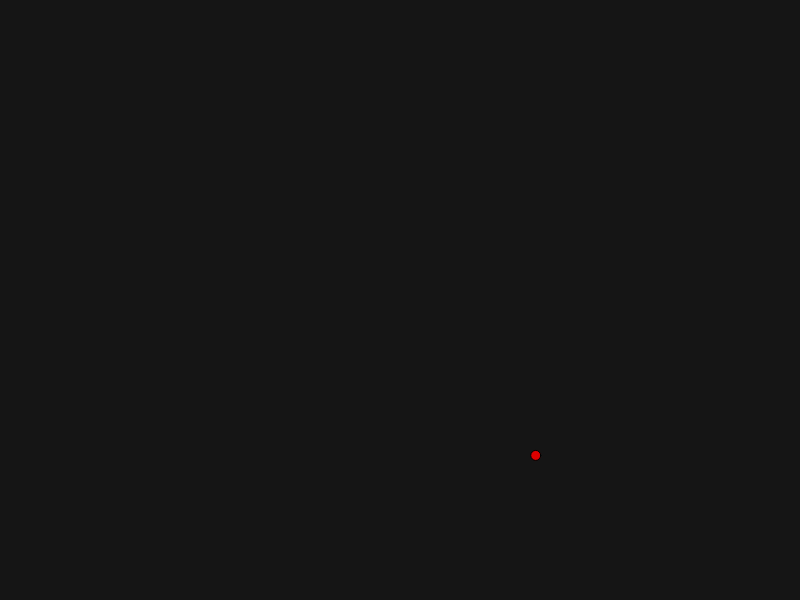
Frame 1 (no input)
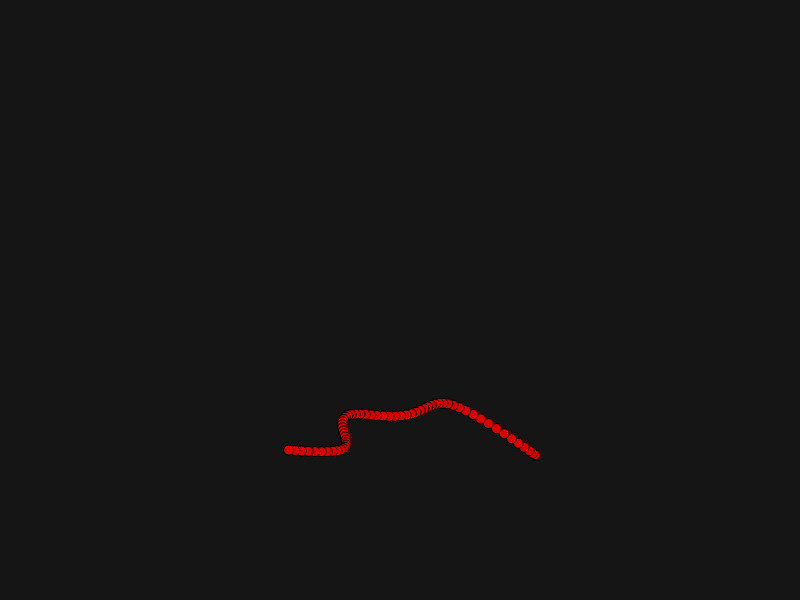
Frame 60 (no input)
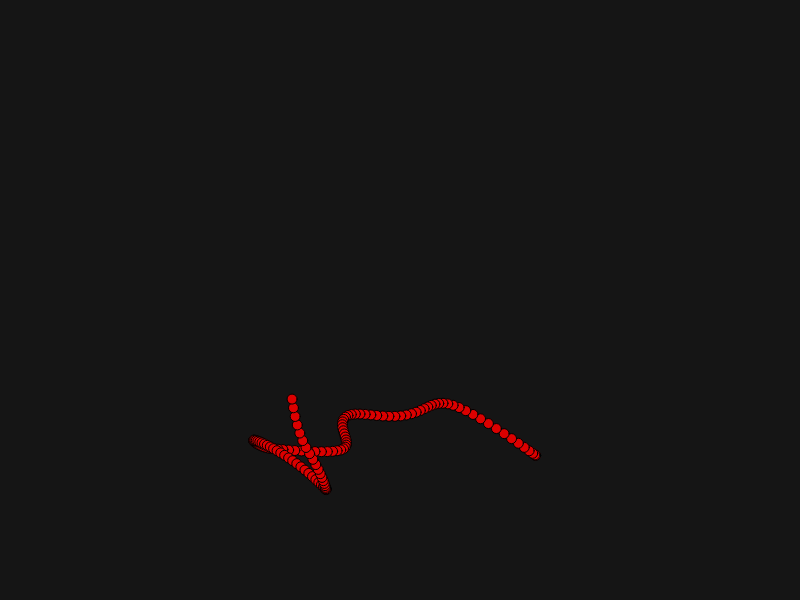
Frame 120 (the mouse pressed at the canvas centre since frame 60)

The p5.js sketch that drew these frames (run headless with seeded random() and noise() and a simulated clock; from frame 60 on, the mouse is pressed at the canvas centre):

// p5.js sketch
// ── sketch.js
let walker;
function setup() {
  createCanvas(800, 600);
  walker = new Walker();
  background(21);
}

function draw() {
  
  walker.walk();
  walker.show();
}

// ── walker.js
class Walker{
    constructor(){
        this.tx = 0;
        this.ty = 10000;
    }
    walk(){
        this.x = map(noise(this.tx), 0, 1, 0, width);
        this.y = map(noise(this.ty), 0, 1, 0, height);
        console.log(noise(this.tx));
        this.tx += 0.01;
        this.ty += 0.01;
    }
    show(){
        stroke(0);
        fill(220, 0, 0);
        circle(this.x, this.y, 10);
    }
}
